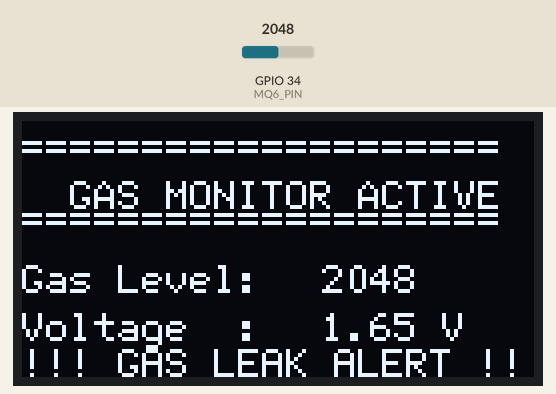
The program below on a simulated ESP32. Shown: 128×64 one-colour display. The test bench sets the inputs (shaded band); at power-on: GPIO 34 (MQ6_PIN) = 2048 (analog values on the 0–4095 scale). What the program prints to the serial monitor is not drawn.

Above: at 4.2 s.
4.3 s: GPIO 34 (MQ6_PIN) set to 746
At 6.0 s:
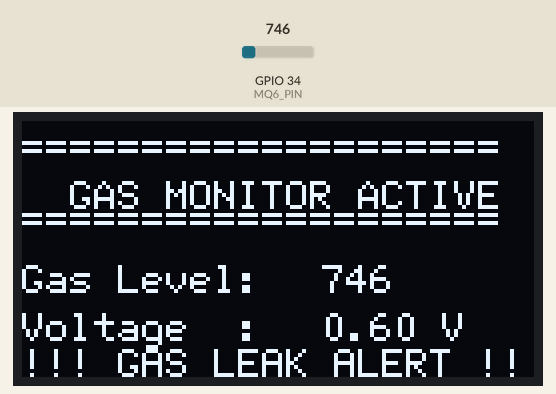
6.6 s: GPIO 34 (MQ6_PIN) set to 653
At 8.3 s:
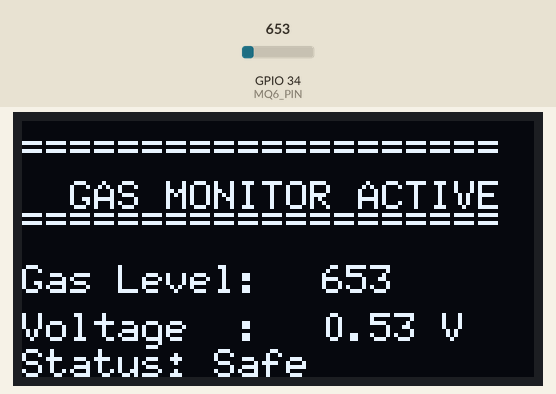
8.6 s: GPIO 34 (MQ6_PIN) set to 740
At 10.5 s:
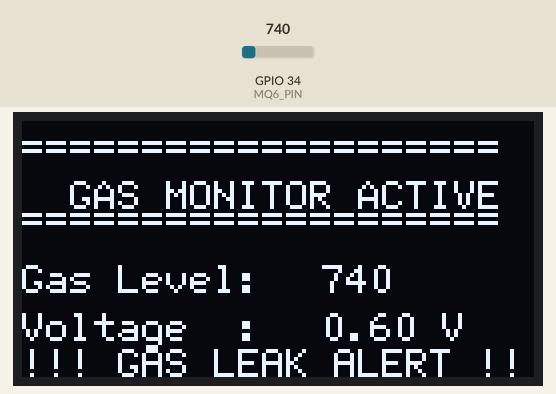
Timing chart, 0 to 12.0 s (numbered marks = the images above; inputs shaded):
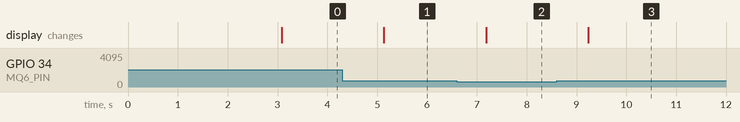

The program:

main.cpp
```cpp
#include <Arduino.h>
#include <Wire.h>
#include <SPI.h>
#include <U8g2lib.h>

// Initialize the 1.3" OLED using hardware I2C (SH1106 driver)
// F means Full frame buffer mode (best performance)
U8G2_SH1106_128X64_NONAME_F_HW_I2C u8g2(U8G2_R0, /* reset=*/ U8X8_PIN_NONE);

// Pin Configurations
const int MQ6_PIN = 34;

// Alert Trigger Level
// (If your clean air baseline is ~180, setting this to 600 or 800 is a good safety limit)
const int ALERT_THRESHOLD = 700;

void setup() {
    // Start serial communication for computer debugging
    Serial.begin(115200);

    // Explicitly configure ESP32's I2C pins: SDA=21, SCL=22
    Wire.begin(21, 22);

    // Configure U8g2 to target your specific I2C address (0x3C * 2 = 0x78)
    u8g2.setI2CAddress(0x3C * 2);

    // Wake up and initialize the display hardware
    u8g2.begin();

    // Configure ESP32 Analog-to-Digital Converter to 12-bit (0 - 4095)
    analogReadResolution(12);
    pinMode(MQ6_PIN, INPUT);

    // Boot Up Welcome Screen
    u8g2.clearBuffer();
    u8g2.setFont(u8g2_font_ncenB10_tr); // Bold font
    u8g2.drawStr(10, 25, "MQ-6 DETECTOR");
    u8g2.setFont(u8g2_font_6x10_tf);
    u8g2.drawStr(15, 48, "Warming up sensor...");
    u8g2.sendBuffer();

    delay(3000); // Give the user a moment to read the screen
}

void loop() {
    // 1. Read the analog gas values
    int rawValue = analogRead(MQ6_PIN);
    float voltage = (rawValue / 4095.0) * 3.3;

    // 2. Output backup logs to the computer Serial Monitor
    Serial.print("Raw ADC: "); Serial.print(rawValue);
    Serial.print(" | Voltage: "); Serial.print(voltage, 2);
    Serial.println("V");

    // 3. Clear the display memory buffer to draw a fresh frame
    u8g2.clearBuffer();

    // --- Header ---
    u8g2.setFont(u8g2_font_6x10_tf);
    u8g2.drawStr(0, 10, "====================");
    u8g2.drawStr(12, 22, "GAS MONITOR ACTIVE");
    u8g2.drawStr(0, 28, "====================");

    // --- Data Readouts ---
    u8g2.setFont(u8g2_font_6x12_tf);
    u8g2.drawStr(0, 43, "Gas Level:");
    u8g2.setCursor(75, 43);
    u8g2.print(rawValue);

    u8g2.drawStr(0, 55, "Voltage  :");
    u8g2.setCursor(75, 55);
    u8g2.print(voltage, 2);
    u8g2.print(" V");

    // --- Dynamic Alarm Status Footer ---
    if (rawValue > ALERT_THRESHOLD) {
        // Invert the bottom strip or draw prominent warning text
        u8g2.setFont(u8g2_font_6x12_tf);
        u8g2.drawStr(0, 64, "!!! GAS LEAK ALERT !!!");
    } else {
        u8g2.setFont(u8g2_font_6x10_tf);
        u8g2.drawStr(0, 64, "Status: Safe");
    }

    // 4. Push the final completed drawing frame to the physical OLED glass
    u8g2.sendBuffer();

    // Sample data once every second
    delay(1000);
}
```

Measured:
- the behaviour switches between 701 and 700 on GPIO 34 (MQ6_PIN) (found by bisection; images 1 and 2)
- after the input at 4.3 s, the display: changes after 0.83 s (image 1)
- after the input at 6.6 s, the display: changes after 0.59 s (image 2)
- after the input at 8.6 s, the display: changes after 0.64 s (image 3)
